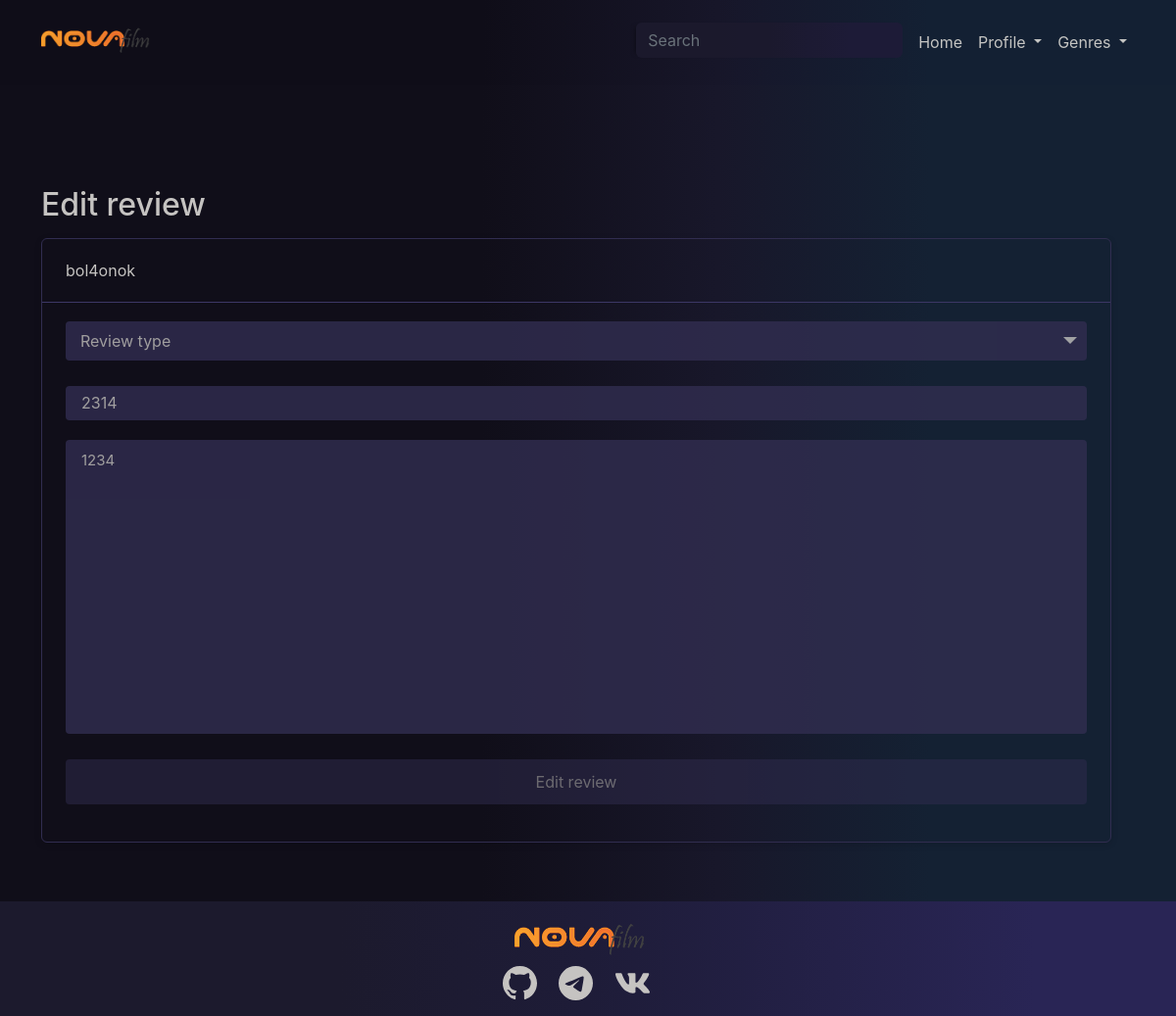
The app's page /edit_review_film/resident_evil_welcome_to_raccoon_city/bol4onok (signed in) with its own data.
### users/models.py (models this page shows)
class CustomUser(AbstractUser):
    email = models.EmailField(max_length=64,
                              help_text='Enter a valid email address',
                              unique=True,
                              default='',
                              )
    is_verified = models.BooleanField('verified', default=False)
    USERNAME_FIELD = 'email'
    REQUIRED_FIELDS = ['username']

### web/models.py (models this page shows, shortened)
class UserReviewMovie(models.Model):
    user = models.ForeignKey('users.CustomUser', on_delete=models.CASCADE,
                             default=None)
    movie = models.ForeignKey('Movie', on_delete=models.CASCADE,
                              default=None)
    review_type = models.CharField(max_length=100,
                                   choices=type_of_review)
    title = models.CharField(max_length=100)
    text = models.TextField(max_length=10_000)
    created = models.DateTimeField(auto_now_add=True,
                                   null=True)

### users/views.py (the view, shortened to what this page needs)
class EditReviewFilmView(View, EditReviewBaseMixin):
    def get(self, request, film_slug, username):
        film_obj = Movie.objects.filter(slug=film_slug).first()
        review_obj = UserReviewMovie.objects.filter(movie=film_obj)
        return self._return_get_response(request, username, review_obj)

### users/service/mixins/edit_review_base.py (called while the page is built)
    def _return_get_response(self, request, username, review_model):
        user_obj = CustomUser.objects.filter(username=username).first()
        if request.user.is_authenticated and username == request.user.username:
            review_obj = review_model.get(
                user=user_obj
            )
            return render(request, self.template,
                          {'review_obj': review_obj})
        return redirect('main_page')

### users/templates/users/edit_review_page_base.html (shortened to what this page needs)
{% extends 'web/base.html' %}
{% load static %}
{% block title_style %}
    <link rel="stylesheet" href="{% static 'css/edit_review.css' %}">
    <link rel=" stylesheet" href="{% static 'css/movie_serial_page.css' %}">
{% endblock title_style %}
{% block content %}
    <section class="edit_review_section">
        <div class="container">
            <div class="row">
                <div id="write_review_user" class="row block_review_write">
                    <div class="col-12">
                        <h2 class="mov_rating_text text-start">Edit review</h2>
                        <form method="post" id="form_view_submit">
                            <div class="border_style_form_send_review">
                                <div class="user_info_send_review user_info">
                                    <a class="mov_rating_text"
                                       href="{% url 'profile_page' request.user.username %}">{{ request.user.username }}</a>
                                </div>
                                <div class="user_review">
                                    <div class="custom-select">
                                    </div>
                                    <div class="title_form_review_container">
                                        <input placeholder="Title" id="input_title" class="w-100" maxlength="20"
                                               value="{{ review_obj.title }}" required>
                                    </div>
                                    <div class="text_form_review_container">
                                        <textarea maxlength="10000" placeholder="Text" id="textarea_form_review"
                                                  class="text_area_review w-100"
                                                  required>{{ review_obj.text }}</textarea>
                                    </div>
                                    <div class="button_form_review_container">
                                        <button data-cinema-type="film" id="button_review_send" type="button"
                                                class="disable_btn btn_from_review">Edit review
                                        </button>
                                    </div>
                                </div>
                            </div>
                        </form>
                    </div>
                </div>
            </div>
        </div>
    </section>
{% endblock content %}

### web/static/css/base.css (style rules this page uses)
:root { --main_animation_dropdown_menu: .5s; --main_color_font: rgb(201, 201, 198); }
body { font-family: 'Inter', sans-serif; background: rgb(16, 14, 25); background: linear-gradient(90deg, rgba(16, 14, 25, 1) 41%, rgba(24, 23, 42, 1) 61%, rgba(20, 33, 51, 1) 79%); }
a { text-decoration: none; }
section { padding: 60px 0; }

### users/static/css/edit_review.css (style rules this page uses)
.edit_review_section { margin-top: 100px; }

### web/static/css/movie_serial_page.css (style rules this page uses)
.disable_btn { box-shadow: none; cursor: not-allowed; opacity: 0.5 !important; pointer-events: none; }
.mov_rating_text { color: rgb(197, 195, 193); text-align: center; padding-bottom: 7px; }
.border_style_form_send_review { border: 1px solid rgb(49, 45, 80); border-radius: 6px; box-shadow: 0 2px 6px 1px rgb(0 0 0 / 10%); }
.user_info { padding: 20px 24px; }
.user_review { padding: 19px 24px 38px; }
.custom-select { padding-bottom: 20px; }
.user_info_send_review { border-bottom: 1px solid rgb(60, 55, 101); }
.block_review_write { margin-top: 30px; }
.title_form_review_container { margin-bottom: 20px; font-size: 16px; position: relative; }
#input_title { background: rgb(49, 45, 80); border: none; color: #C5C3C1; padding: 10px 16px 12px; opacity: 0.8; height: 35px; outline: none; border-radius: 4px; }
.text_form_review_container { margin-bottom: 20px; }
#textarea_form_review { background: rgb(49, 45, 80); border: none; outline: none; color: #C5C3C1; padding: 10px 16px; font-size: 15px; resize: none; height: 300px; opacity: 0.8; border-radius: 4px; }
.button_form_review_container { width: 100%; }
#button_review_send { background: rgb(49, 45, 80); outline: none; width: 100%; color: #C5C3C1; display: block; box-sizing: border-box; margin: 0; padding: 11px 28px; border: 0 solid transparent; border-radius: 4px; -webkit-appearance: none; opacity: 0.8; }

### records on screen
CustomUser: user.username "bol4onok"
UserReviewMovie: title "2314", text "1234"
